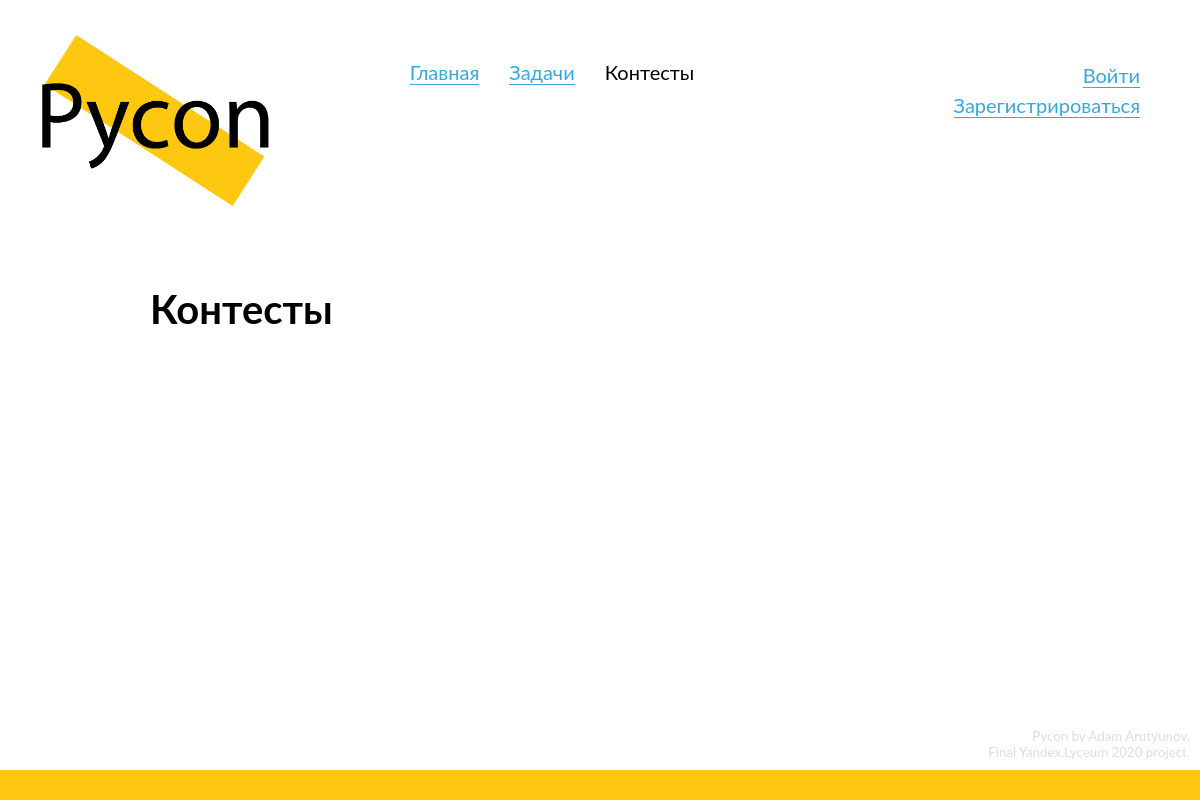
/contests, run on an earlier commit of the app's database.
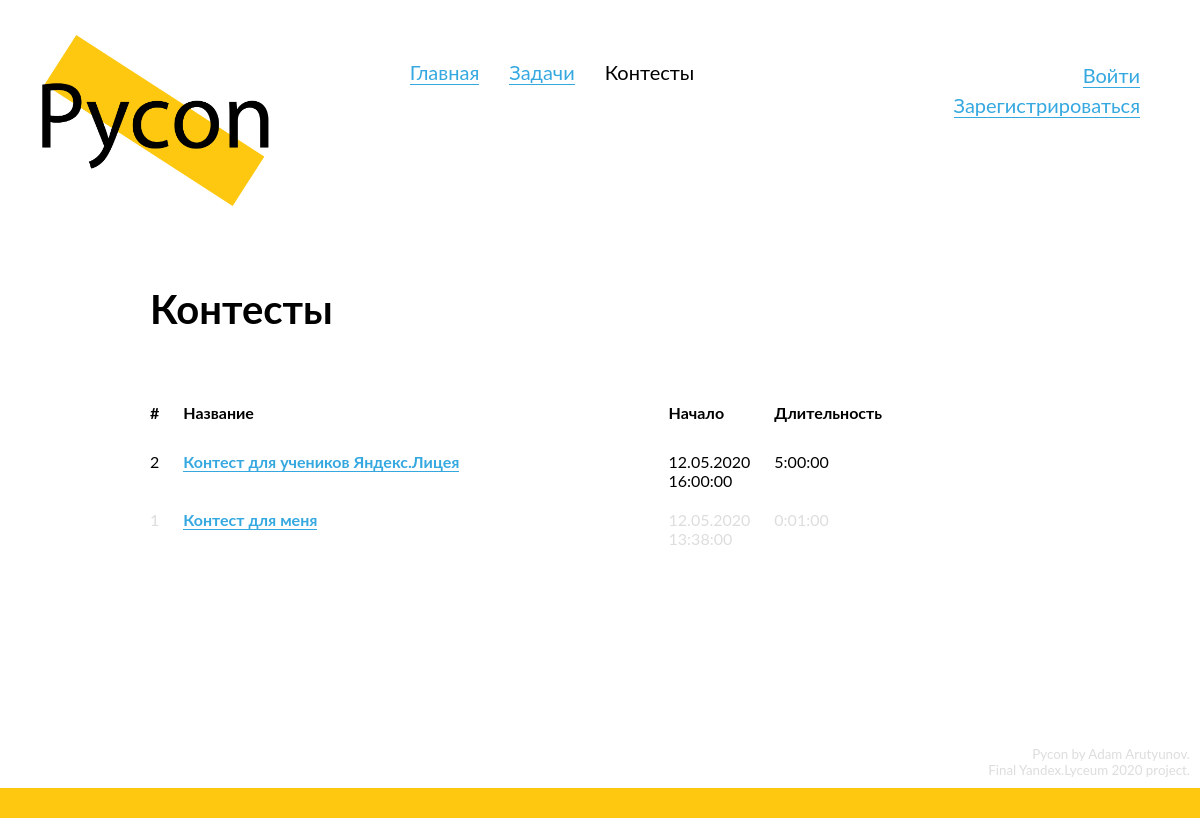
And on a later commit of the database.
### data/models/contest.py (models this page shows, shortened)
class Contest(SqlAlchemyBase, SerializerMixin):
    __tablename__ = 'contests'
    id = Column(Integer, primary_key=True, autoincrement=True)
    name = Column(String, nullable=True)
    problems = orm.relation("Problem",
                            secondary="contest_to_problem",
                            backref="contests")
    start_date = Column(DateTime, default=datetime.datetime.now, nullable=False)
    duration = Column(Interval, nullable=True)
    hidden = Column(Boolean, default=True)
    def is_finished(self):
        if self.duration and datetime.datetime.now() >= self.start_date + self.duration:
            return True
        return False

### Pycon.py (the view)
@app.route('/contests')
def contests():
    session = db_session.create_session()
    contests = session.query(Contest).order_by(Contest.id.desc()).all()
    return render_template('contests.html', title="Контесты",
                           contests=contests)

### data/db_session.py (called while the page is built)
def create_session() -> Session:
    global __scoped_session
    return __scoped_session

### templates/contests.html (shortened to what this page needs)
{% extends "base.html" %}
{% block content %}
  <div class="content-header">
    <h2>
      Контесты
    </h2>
  </div>
  <div class="content-block">
    {% if contests %}
      <table class="submissions-table">
        <tr>
          <th class="id-td">
            <span>
              #
            </span>
          </th>
          <th class="problemname-td">
            <span>
              Название
            </span>
          </th>
          <th class="solutions-td">
            <span>
              Начало
            </span>
          </th>
          <th class="solutions-td">
            <span>
              Длительность
            </span>
          </th>
        </tr>
        {% for contest in contests %}
          <tr {{ "class=inactive-contest" if contest.is_finished() }}>
            <td class="id-td">
              {{ contest.id }}
            </td>
            <td class="problemname-td">
              <a href="/contests/{{ contest.id }}">{{ contest.name }}</a>
            </td>
            <td class="id-td">
              {{ contest.start_date.strftime("%d.%m.%Y<br>%H:%M:%S")|safe }}
            </td>
            <td class="id-td">
              {{ contest.duration.__str__() }}
            </td>
          </tr>
        {% endfor %}
      </table>
    {% endif %}
  </div>
{% endblock %}

What changed in the data, as far as the page shows it:
added Contest: id "2", name "Контест для учеников Яндекс.Лицея", start_date "12.05.2020 16:00:00", duration.__str__ "5:00:00"
added Contest: id "1", name "Контест для меня", start_date "12.05.2020 13:38:00", duration.__str__ "0:01:00"
Also different on the page:
text now shown: "# Название Начало Длительность"
